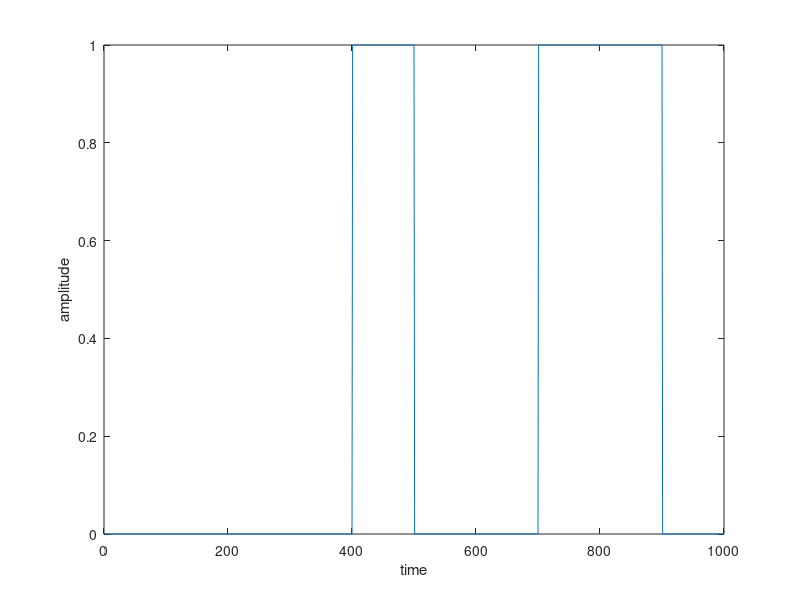
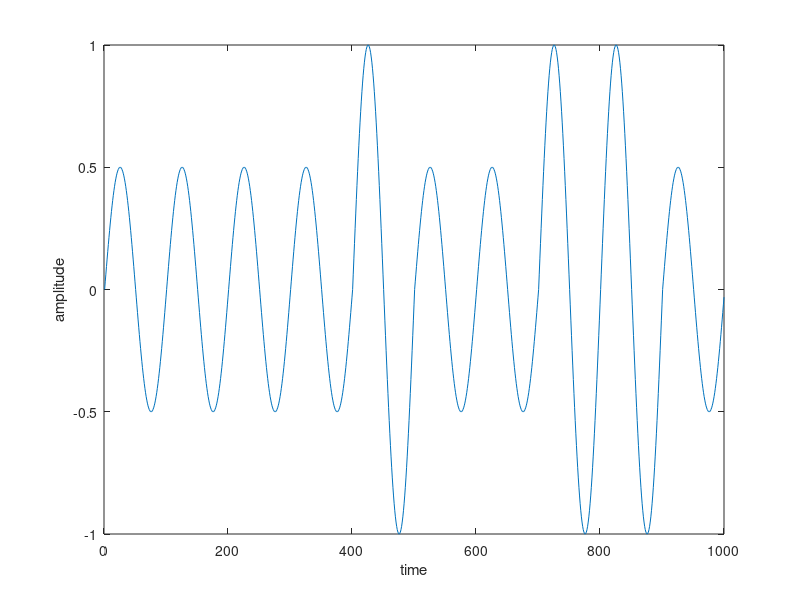
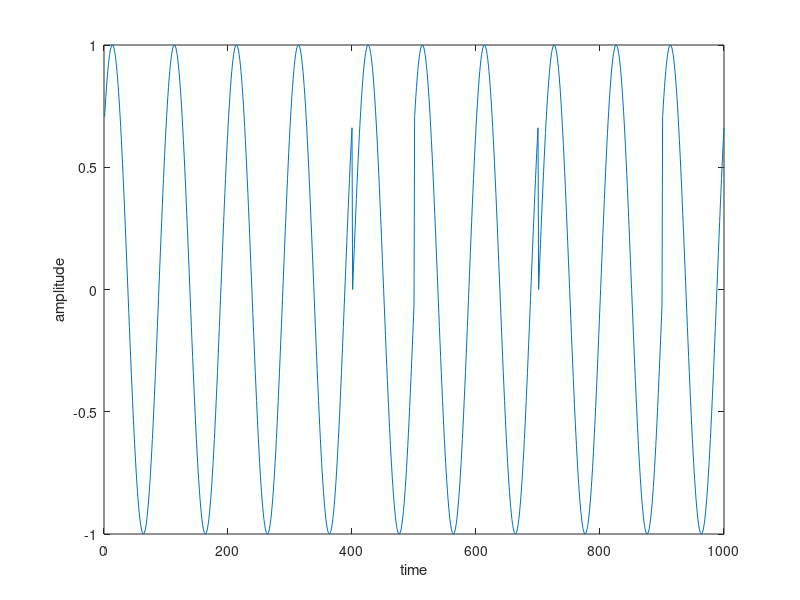
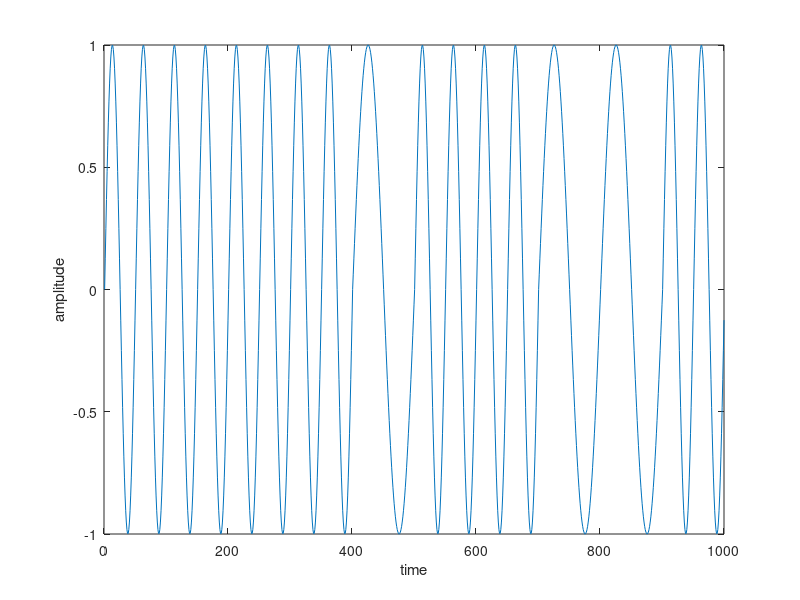

Source code (MATLAB) for these figures, in order:
%practising ask fsk and psk
len = 1000;
sample_per_bin = 100;
bins = len/sample_per_bin;
bin_data = round(rand(1,bins));
f = 1/sample_per_bin;

%create base carrier ask fsk and psk;
base_carrier = sin(2*pi*(0:(1/sample_per_bin):(1-(1/sample_per_bin))));
freq_carrier = sin(4*pi*(0:(1/sample_per_bin):(1-(1/sample_per_bin))));
phase_carrier= sin(2*pi*(0:(1/sample_per_bin):(1-(1/sample_per_bin)))+(pi/4));

ask = [];
fsk = [];
psk = [];
sig_bin = [];

for ind = 1:1:bins
    if(bin_data(ind) == 1)
        sig_bin = [sig_bin ones(1,sample_per_bin)];
        ask = [ask base_carrier];
        fsk = [fsk base_carrier];
        psk = [psk base_carrier];
    else
        sig_bin = [sig_bin zeros(1,sample_per_bin)];
        ask = [ask 0.5*base_carrier];
        fsk = [fsk freq_carrier];
        psk = [psk phase_carrier];
    end
end

figure(1);
title('binary data stream');
plot(sig_bin);
xlabel('time');ylabel('amplitude');

figure(2);
title('ASK');
plot(ask);
xlabel('time');ylabel('amplitude');

figure(3);
title('PSK');
plot(psk);
xlabel('time');ylabel('amplitude');

figure(4);
title('FSK');
plot(fsk);
xlabel('time');ylabel('amplitude');

        
